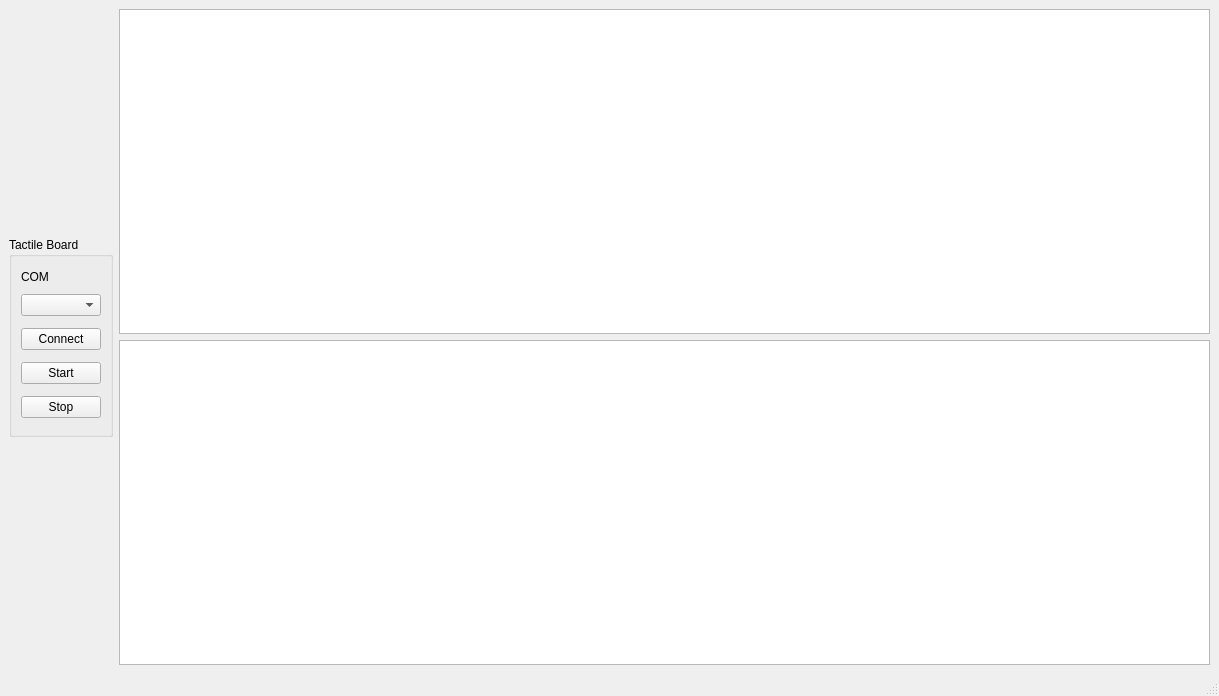
<?xml version="1.0" encoding="UTF-8"?>
<ui version="4.0">
 <class>MainWindow</class>
 <widget class="QMainWindow" name="MainWindow">
  <property name="geometry">
   <rect>
    <x>0</x>
    <y>0</y>
    <width>1219</width>
    <height>696</height>
   </rect>
  </property>
  <property name="windowTitle">
   <string>MainWindow</string>
  </property>
  <widget class="QWidget" name="centralwidget">
   <layout class="QGridLayout" name="gridLayout">
    <item row="0" column="0">
     <widget class="QGroupBox" name="groupBox_2">
      <property name="minimumSize">
       <size>
        <width>0</width>
        <height>0</height>
       </size>
      </property>
      <property name="maximumSize">
       <size>
        <width>150</width>
        <height>200</height>
       </size>
      </property>
      <property name="title">
       <string>Tactile Board</string>
      </property>
      <layout class="QGridLayout" name="gridLayout_2">
       <item row="5" column="0">
        <widget class="QPushButton" name="btnStart">
         <property name="text">
          <string>Start</string>
         </property>
        </widget>
       </item>
       <item row="2" column="0">
        <widget class="QComboBox" name="cbSerialPort"/>
       </item>
       <item row="4" column="0">
        <widget class="QPushButton" name="btnConnect">
         <property name="text">
          <string>Connect</string>
         </property>
        </widget>
       </item>
       <item row="1" column="0">
        <widget class="QLabel" name="label">
         <property name="maximumSize">
          <size>
           <width>16777215</width>
           <height>10</height>
          </size>
         </property>
         <property name="text">
          <string>COM</string>
         </property>
        </widget>
       </item>
       <item row="6" column="0">
        <widget class="QPushButton" name="btnStop">
         <property name="text">
          <string>Stop</string>
         </property>
        </widget>
       </item>
      </layout>
     </widget>
    </item>
    <item row="0" column="1">
     <layout class="QVBoxLayout" name="verticalLayout_2">
      <item>
       <widget class="GraphicsLayoutWidget" name="pltTS0"/>
      </item>
      <item>
       <widget class="PlotWidget" name="pltTactilePatch"/>
      </item>
     </layout>
    </item>
   </layout>
  </widget>
  <widget class="QMenuBar" name="menubar">
   <property name="geometry">
    <rect>
     <x>0</x>
     <y>0</y>
     <width>1219</width>
     <height>24</height>
    </rect>
   </property>
  </widget>
  <widget class="QStatusBar" name="statusbar"/>
 </widget>
 <customwidgets>
  <customwidget>
   <class>GraphicsLayoutWidget</class>
   <extends>QGraphicsView</extends>
   <header location="global">pyqtgraph</header>
  </customwidget>
  <customwidget>
   <class>PlotWidget</class>
   <extends>QGraphicsView</extends>
   <header location="global">pyqtgraph</header>
  </customwidget>
 </customwidgets>
 <resources/>
 <connections/>
</ui>
